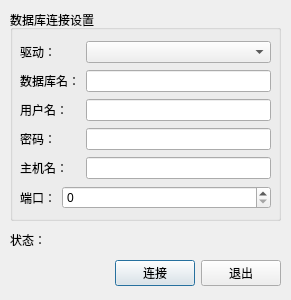
<?xml version="1.0" encoding="UTF-8"?>
<ui version="4.0">
 <class>QSqlConnectionDialogUi</class>
 <widget class="QDialog" name="QSqlConnectionDialogUi">
  <property name="geometry">
   <rect>
    <x>0</x>
    <y>0</y>
    <width>291</width>
    <height>300</height>
   </rect>
  </property>
  <property name="windowTitle">
   <string>Dialog</string>
  </property>
  <widget class="QLabel" name="status_label">
   <property name="geometry">
    <rect>
     <x>10</x>
     <y>229</y>
     <width>271</width>
     <height>21</height>
    </rect>
   </property>
   <property name="text">
    <string>状态：</string>
   </property>
  </widget>
  <widget class="QGroupBox" name="connGroupBox">
   <property name="geometry">
    <rect>
     <x>10</x>
     <y>10</y>
     <width>271</width>
     <height>211</height>
    </rect>
   </property>
   <property name="title">
    <string>数据库连接设置</string>
   </property>
   <widget class="QWidget" name="">
    <property name="geometry">
     <rect>
      <x>10</x>
      <y>30</y>
      <width>251</width>
      <height>170</height>
     </rect>
    </property>
    <layout class="QGridLayout" name="gridLayout">
     <item row="0" column="0">
      <widget class="QLabel" name="textLabel2">
       <property name="text">
        <string>驱动：</string>
       </property>
      </widget>
     </item>
     <item row="0" column="2">
      <widget class="QComboBox" name="comboDriver"/>
     </item>
     <item row="1" column="0" colspan="2">
      <widget class="QLabel" name="textLabel3">
       <property name="text">
        <string>数据库名：</string>
       </property>
      </widget>
     </item>
     <item row="1" column="2">
      <widget class="QLineEdit" name="editDatabase"/>
     </item>
     <item row="2" column="0" colspan="2">
      <widget class="QLabel" name="textLabel4">
       <property name="text">
        <string>用户名：</string>
       </property>
      </widget>
     </item>
     <item row="2" column="2">
      <widget class="QLineEdit" name="editUsername"/>
     </item>
     <item row="3" column="0">
      <widget class="QLabel" name="textLabel4_2">
       <property name="text">
        <string>密码：</string>
       </property>
      </widget>
     </item>
     <item row="3" column="2">
      <widget class="QLineEdit" name="editPassword">
       <property name="text">
        <string/>
       </property>
      </widget>
     </item>
     <item row="4" column="0" colspan="2">
      <widget class="QLabel" name="textLabel5">
       <property name="text">
        <string>主机名：</string>
       </property>
      </widget>
     </item>
     <item row="4" column="2">
      <widget class="QLineEdit" name="editHostname"/>
     </item>
     <item row="5" column="0">
      <widget class="QLabel" name="textLabel5_2">
       <property name="text">
        <string>端口：</string>
       </property>
      </widget>
     </item>
     <item row="5" column="1" colspan="2">
      <widget class="QSpinBox" name="portSpinBox"/>
     </item>
    </layout>
   </widget>
  </widget>
  <widget class="QWidget" name="">
   <property name="geometry">
    <rect>
     <x>10</x>
     <y>260</y>
     <width>271</width>
     <height>27</height>
    </rect>
   </property>
   <layout class="QHBoxLayout" name="horizontalLayout">
    <item>
     <spacer name="horizontalSpacer">
      <property name="orientation">
       <enum>Qt::Horizontal</enum>
      </property>
      <property name="sizeHint" stdset="0">
       <size>
        <width>88</width>
        <height>20</height>
       </size>
      </property>
     </spacer>
    </item>
    <item>
     <widget class="QPushButton" name="okButton">
      <property name="text">
       <string>连接</string>
      </property>
     </widget>
    </item>
    <item>
     <widget class="QPushButton" name="cancelButton">
      <property name="text">
       <string>退出</string>
      </property>
     </widget>
    </item>
   </layout>
  </widget>
 </widget>
 <resources/>
 <connections/>
</ui>
